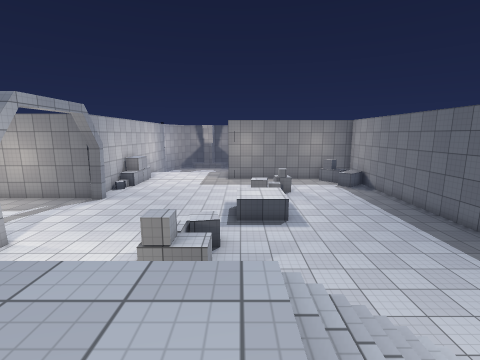
[1] (above)

16 first-person views from a walk through a scene from a Unity 3-D project. The camera is 1.4 m above the floor, tilts 10° down and sees 85° across. The floor is counted in squares, 1 m on a side. Each view is taken from the middle of a square. On the plan, view 1 faces up. The plan holds only what a view shows up to about 13 squares ahead; the rest is blank. The place goes on beyond the plan. The player character is not drawn. Surface patterns are stand-ins for the level's own textures.

[2]
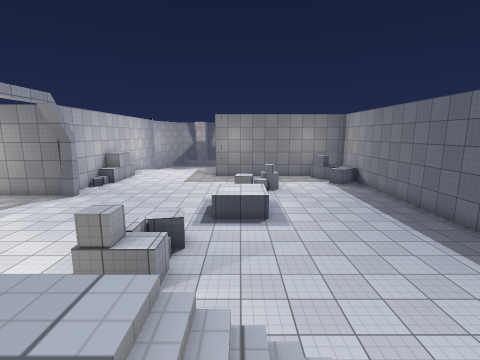

[3]
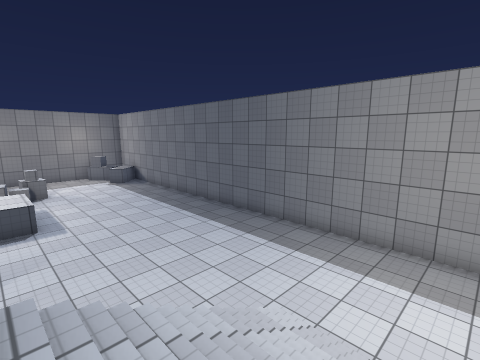

[4]
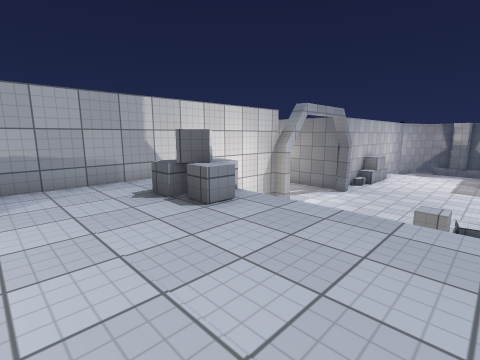

[5]
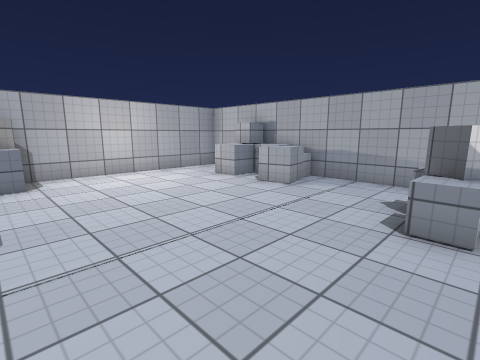

[6]
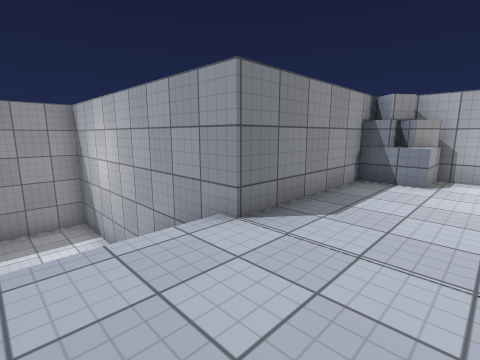

[7]
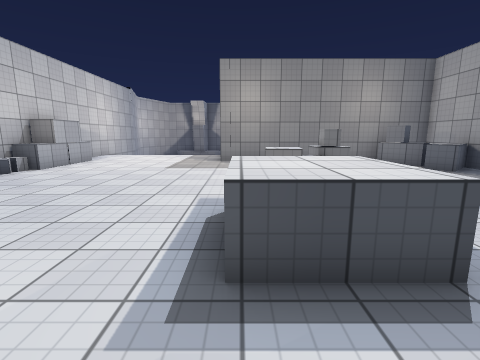

[8]
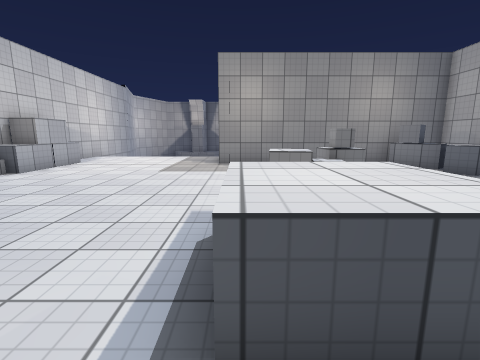

[9]
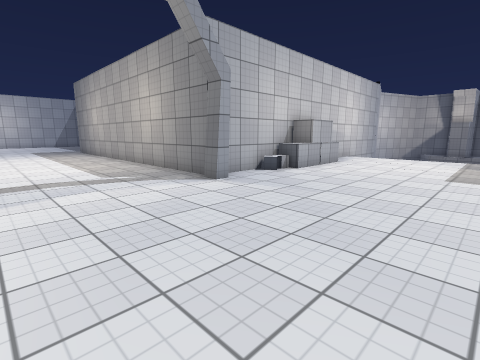

[10]
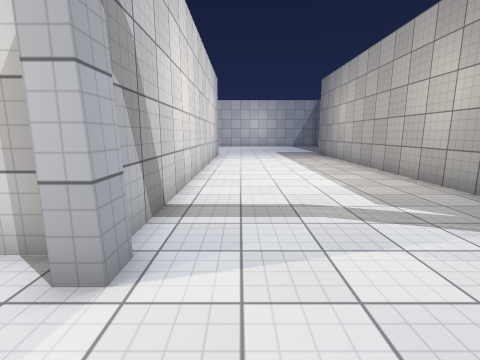

[11]
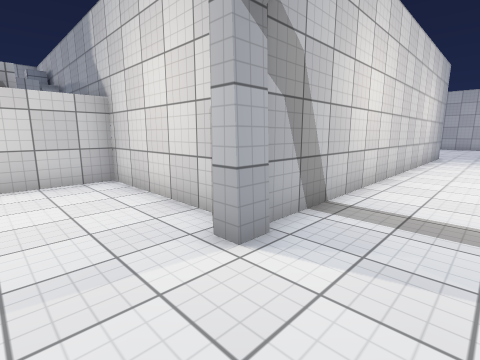

[12]
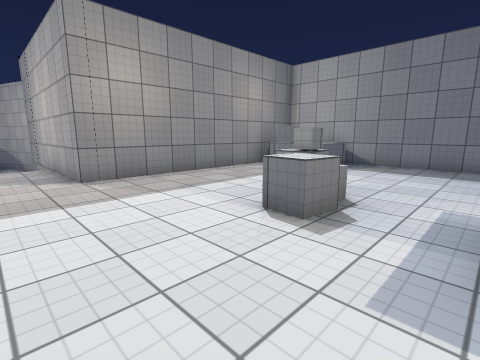

[13]
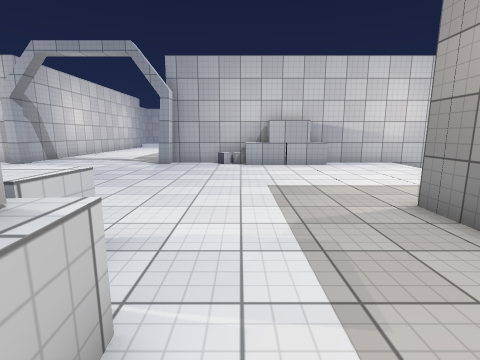

[14]
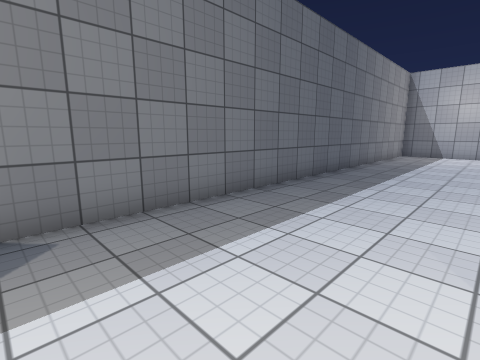

[15]
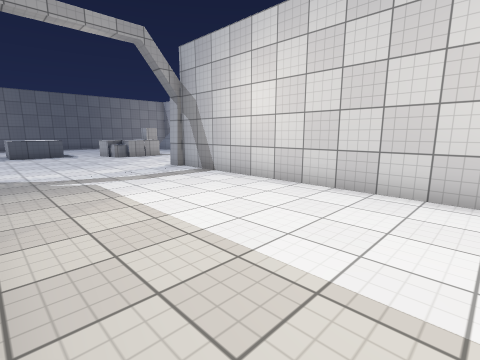

[16]
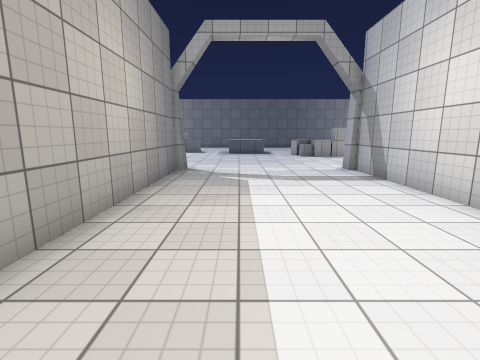

### Floor plan
Key: @ floor where view 1 was taken; # wall or solid block; . main floor; : floor 2.5 m higher than the main floor; / step, stairs or slope; = window, fence, low wall or low ledge; ^ raised ledge; O other object.
Columns run from 19 left of view 1 to 10 right of it. Each row starts with its distance up from view 1.
 24           #       #
 23           #^......###########
 22           ##......        # ##
 21           ##............  #^=#
 20           #^............   ^^#
 19           #=............   ^.#
 18           #..........#^ .....#
 17           #.........^^^......#
 16 ###########.........^^.......#
 15 ..........#..................#
 14 ...................^^^.......#
 13 ...................^^^.......#
 12 ...................^^^.......#
 11 ....................^........#
 10 ................ ............#
  9 ................ ^^..........#
  8 ###########.....^^O..........#
  7           #.....##^..........#
  6           #...  .##..........#
  5           #...      .........#
  4           #...        .......#
  3           #.## .....//=......#
  2           #:##=::::://///....#
  1           #:=#=:::::/ ///....#
  0           #::::::::@/    ....#
 -1           #::::::::###########
 -2           #^#::::::#
 -3           #^^::::::#
 -4           #^:::::::#
 -5           ##^::::::#
 -6           #::::::=##
 -7           #::::::##
 -8           ########

Where each view was taken, in squares from view 1:
view 1: 0 up, 0 right, facing up
view 2: 1 up, 1 right, facing up
view 3: 0 up, 1 right, facing up-right
view 4: 2 down, 1 left, facing up-left
view 5: 2 up, 1 left, facing down-left
view 6: 2 up, 3 left, facing down-right
view 7: 9 up, 0 right, facing up
view 8: 10 up, 0 right, facing up
view 9: 10 up, 2 left, facing up-left
view 10: 10 up, 6 left, facing left
view 11: 11 up, 6 left, facing down-left
view 12: 14 up, 3 left, facing up-right
view 13: 19 up, 4 right, facing left
view 14: 18 up, 5 right, facing down-right
view 15: 15 up, 19 left, facing down-right
view 16: 13 up, 19 left, facing right
